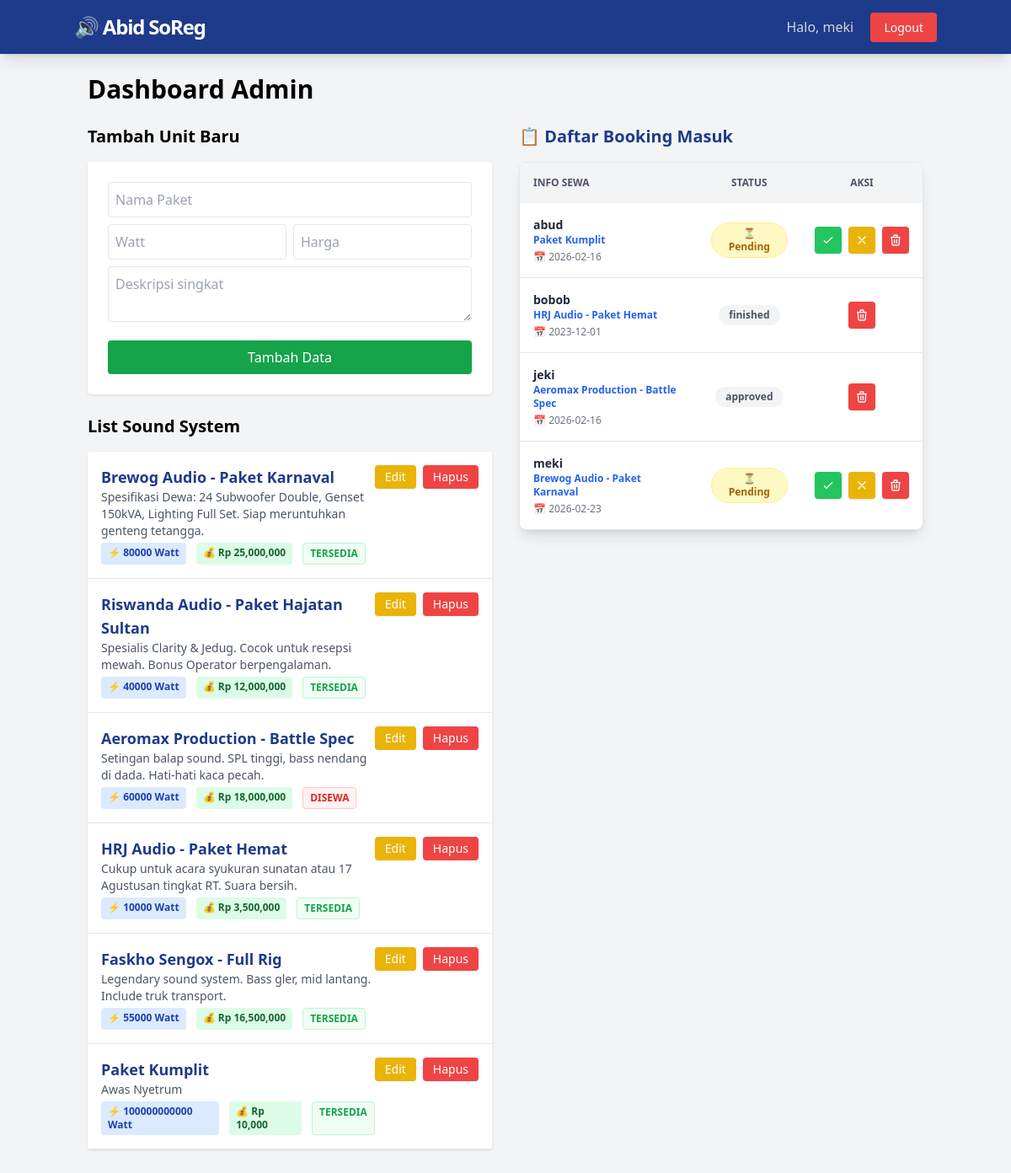
The page /admin/dashboard (signed in) on the database as committed earlier.
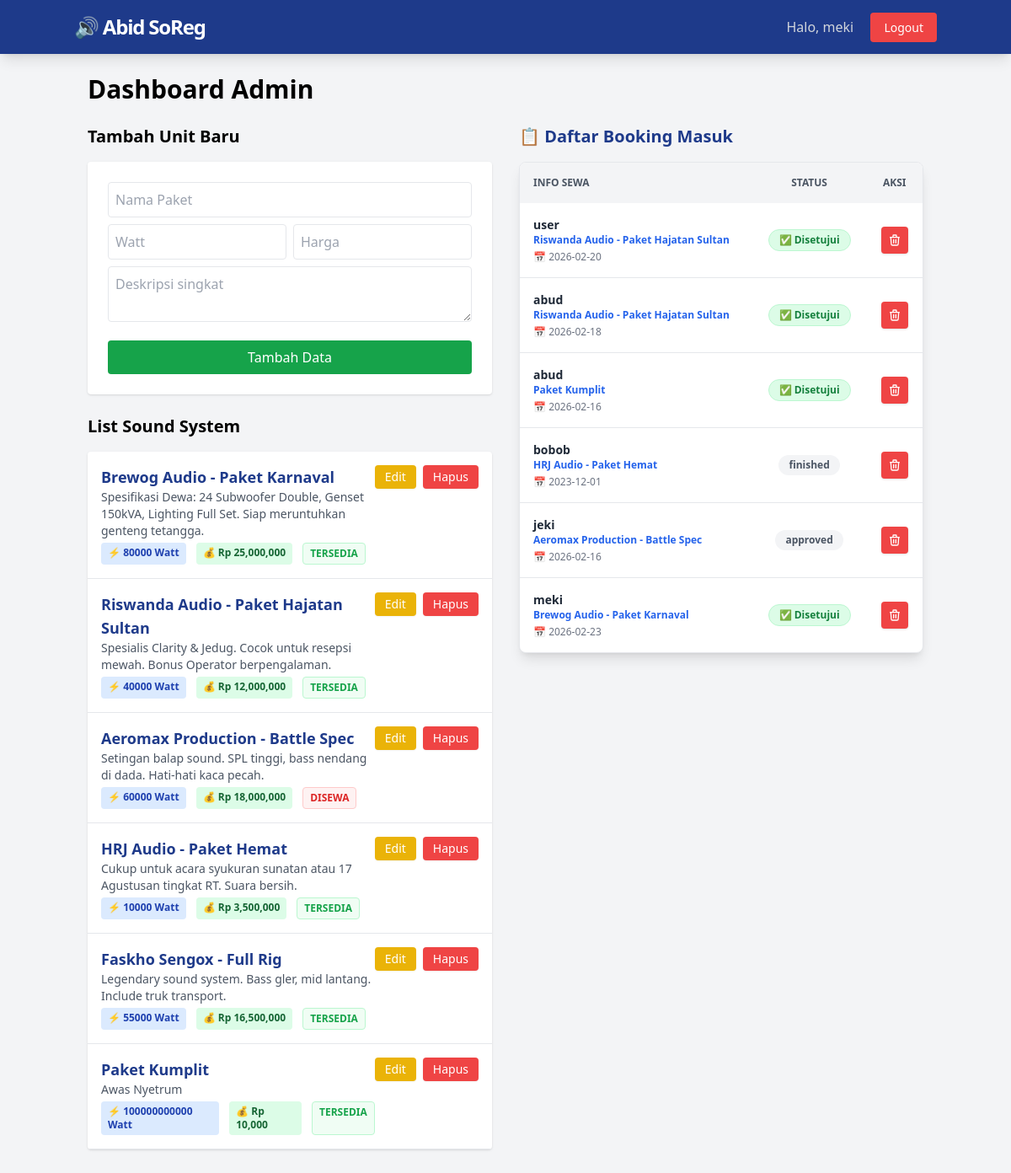
The same page on the database as committed later.
### tables this page shows
CREATE TABLE users (
            id INTEGER PRIMARY KEY AUTOINCREMENT,
            username TEXT NOT NULL UNIQUE,
            password TEXT NOT NULL,
            role TEXT NOT NULL DEFAULT 'user'
        );

CREATE TABLE sound_systems (
            id INTEGER PRIMARY KEY AUTOINCREMENT,
            nama_paket TEXT NOT NULL,
            daya_watt INTEGER NOT NULL,
            harga_sewa INTEGER NOT NULL,
            status TEXT NOT NULL DEFAULT 'tersedia',
            deskripsi TEXT
        );

CREATE TABLE bookings (
            id INTEGER PRIMARY KEY AUTOINCREMENT,
            user_id INTEGER NOT NULL,
            sound_id INTEGER NOT NULL,
            tanggal_sewa TEXT NOT NULL,
            status_booking TEXT DEFAULT 'pending',
            FOREIGN KEY (user_id) REFERENCES users (id),
            FOREIGN KEY (sound_id) REFERENCES sound_systems (id)
        );

### app.py (the view)
@app.route('/admin/dashboard')
@login_required
@admin_required
def admin_dashboard():
    conn = get_db_connection()
    sounds = conn.execute('SELECT * FROM sound_systems').fetchall()
    bookings = conn.execute('''
        SELECT b.id, u.username, s.nama_paket, b.tanggal_sewa, b.status_booking
        FROM bookings b
        JOIN users u ON b.user_id = u.id
        JOIN sound_systems s ON b.sound_id = s.id
        ORDER BY b.id DESC
    ''').fetchall()
    conn.close()
    return render_template('admin_dashboard.html', sounds=sounds, bookings=bookings)

### app.py (called while the page is built)
def login_required(f):
    @wraps(f)
    def decorated_function(*args, **kwargs):
        if 'user_id' not in session:
            flash('Silakan login terlebih dahulu.', 'error')
            return redirect(url_for('login'))
        return f(*args, **kwargs)
    return decorated_function

def admin_required(f):
    @wraps(f)
    def decorated_function(*args, **kwargs):
        if session.get('role') != 'admin':
            flash('Akses ditolak. Halaman ini khusus Admin.', 'error')
            return redirect(url_for('dashboard'))
        return f(*args, **kwargs)
    return decorated_function

### db_config.py (called while the page is built)
def get_db_connection():
    conn = sqlite3.connect(DB_NAME)
    conn.row_factory = sqlite3.Row
    return conn

### templates/admin_dashboard.html
{% extends 'base.html' %}
{% block content %}
<div class="flex justify-between items-center mb-6">
    <h2 class="text-3xl font-bold">Dashboard Admin</h2>
</div>
<div class="grid grid-cols-1 lg:grid-cols-2 gap-8">
    <div>
        <h3 class="text-xl font-semibold mb-4">Tambah Unit Baru</h3>
        <form action="{{ url_for('add_sound') }}" method="POST" class="bg-white p-6 rounded shadow mb-6">
            <input type="text" name="nama_paket" placeholder="Nama Paket" required class="w-full border p-2 mb-2 rounded">
            <div class="flex gap-2 mb-2">
                <input type="number" name="daya_watt" placeholder="Watt" required class="w-1/2 border p-2 rounded">
                <input type="number" name="harga_sewa" placeholder="Harga" required class="w-1/2 border p-2 rounded">
            </div>
            <textarea name="deskripsi" placeholder="Deskripsi singkat" class="w-full border p-2 mb-4 rounded"></textarea>
            <button type="submit" class="bg-green-600 text-white px-4 py-2 rounded hover:bg-green-700 w-full">Tambah Data</button>
        </form>
        <h3 class="text-xl font-semibold mb-4">List Sound System</h3>
        <div class="bg-white rounded shadow overflow-hidden">
            {% for sound in sounds %}
            <div class="flex justify-between items-start border-b p-4 hover:bg-gray-50 transition">
                <div>
                    <div class="font-bold text-lg text-blue-900">{{ sound.nama_paket }}</div>
                    <div class="text-sm text-gray-600 mb-1">{{ sound.deskripsi }}</div>
                    <div class="flex gap-3 text-xs font-semibold">
                        <span class="bg-blue-100 text-blue-800 px-2 py-1 rounded">⚡ {{ sound.daya_watt }} Watt</span>
                        <span class="bg-green-100 text-green-800 px-2 py-1 rounded">💰 Rp {{ "{:,.0f}".format(sound.harga_sewa) }}</span>
                        <span class="px-2 py-1 rounded border {{ 'bg-green-50 text-green-600 border-green-200' if sound.status == 'tersedia' else 'bg-red-50 text-red-600 border-red-200' }}">
                            {{ sound.status|upper }}
                        </span>
                    </div>
                </div>
                <div class="flex gap-2">
                    <a href="{{ url_for('edit_sound', id=sound.id) }}"
                    class="bg-yellow-500 text-white px-3 py-1 rounded text-sm hover:bg-yellow-600 shadow-sm">
                    Edit
                    </a>
                    <a href="{{ url_for('delete_sound', id=sound.id) }}"
                    class="bg-red-500 text-white px-3 py-1 rounded text-sm hover:bg-red-600 shadow-sm"
                    onclick="return confirm('Yakin ingin menghapus paket {{ sound.nama_paket }}?')">
                    Hapus
                    </a>
                </div>
            </div>
            {% endfor %}
        </div>
    </div>
<div>
        <h3 class="text-xl font-semibold mb-4 text-blue-900 flex items-center gap-2">
            📋 Daftar Booking Masuk
        </h3>
        <div class="bg-white rounded-lg shadow-lg overflow-hidden border border-gray-200">
            <div class="overflow-x-auto">
                <table class="w-full text-left text-sm">
                    <thead class="bg-gray-100 text-gray-600 uppercase text-xs font-bold">
                        <tr>
                            <th class="p-4">Info Sewa</th>
                            <th class="p-4 text-center">Status</th>
                            <th class="p-4 text-center">Aksi</th>
                        </tr>
                    </thead>
                    <tbody class="divide-y divide-gray-200">
                        {% for book in bookings %}
                        <tr class="hover:bg-gray-50 transition">
                            <td class="p-4">
                                <div class="font-bold text-gray-800">{{ book.username }}</div>
                                <div class="text-xs text-blue-600 font-semibold mb-1">{{ book.nama_paket }}</div>
                                <div class="text-xs text-gray-500 flex items-center gap-1">
                                    📅 {{ book.tanggal_sewa }}
                                </div>
                            </td>
                            <td class="p-4 text-center">
                                {% if book.status_booking == 'pending' %}
                                    <span class="inline-block px-3 py-1 rounded-full text-xs font-bold bg-yellow-100 text-yellow-700 border border-yellow-200">
                                        ⏳ Pending
                                    </span>
                                {% elif book.status_booking == 'disetujui' %}
                                    <span class="inline-block px-3 py-1 rounded-full text-xs font-bold bg-green-100 text-green-700 border border-green-200">
                                        ✅ Disetujui
                                    </span>
                                {% elif book.status_booking == 'ditolak' %}
                                    <span class="inline-block px-3 py-1 rounded-full text-xs font-bold bg-red-100 text-red-700 border border-red-200">
                                        ❌ Ditolak
                                    </span>
                                {% else %}
                                    <span class="inline-block px-3 py-1 rounded-full text-xs font-bold bg-gray-100 text-gray-600">
                                        {{ book.status_booking }}
                                    </span>
                                {% endif %}
                            </td>
                            <td class="p-4 text-center">
                                <div class="flex justify-center gap-2">
                                    {% if book.status_booking == 'pending' %}
                                        <a href="{{ url_for('booking_action', id=book.id, action='approve') }}"
                                           class="bg-green-500 hover:bg-green-600 text-white p-2 rounded shadow transition"
                                           title="Terima Booking">
                                            <svg xmlns="http://www.w3.org/2000/svg" class="h-4 w-4" fill="none" viewBox="0 0 24 24" stroke="currentColor">
                                                <path stroke-linecap="round" stroke-linejoin="round" stroke-width="2" d="M5 13l4 4L19 7" />
                                            </svg>
                                        </a>
                                        <a href="{{ url_for('booking_action', id=book.id, action='reject') }}"
                                           class="bg-yellow-500 hover:bg-yellow-600 text-white p-2 rounded shadow transition"
                                           title="Tolak Booking"
                                           onclick="return confirm('Yakin ingin menolak booking ini?')">
                                            <svg xmlns="http://www.w3.org/2000/svg" class="h-4 w-4" fill="none" viewBox="0 0 24 24" stroke="currentColor">
                                                <path stroke-linecap="round" stroke-linejoin="round" stroke-width="2" d="M6 18L18 6M6 6l12 12" />
                                            </svg>
                                        </a>
                                    {% endif %}
                                    <a href="{{ url_for('booking_action', id=book.id, action='delete') }}"
                                       class="bg-red-500 hover:bg-red-600 text-white p-2 rounded shadow transition"
                                       title="Hapus Data"
                                       onclick="return confirm('Hapus permanen data booking ini?')">
                                        <svg xmlns="http://www.w3.org/2000/svg" class="h-4 w-4" fill="none" viewBox="0 0 24 24" stroke="currentColor">
                                            <path stroke-linecap="round" stroke-linejoin="round" stroke-width="2" d="M19 7l-.867 12.142A2 2 0 0116.138 21H7.862a2 2 0 01-1.995-1.858L5 7m5 4v6m4-6v6m1-10V4a1 1 0 00-1-1h-4a1 1 0 00-1 1v3M4 7h16" />
                                        </svg>
                                    </a>
                                </div>
                            </td>
                        </tr>
                        {% else %}
                        <tr>
                            <td colspan="3" class="p-8 text-center text-gray-400">
                                <p>Belum ada booking masuk.</p>
                            </td>
                        </tr>
                        {% endfor %}
                    </tbody>
                </table>
            </div>
        </div>
    </div>
</div>
{% endblock %}

### templates/base.html (shortened to what this page needs)
<!DOCTYPE html>
<html lang="id">
<head>
    <script src="https://cdn.tailwindcss.com"></script>
</head>
<body class="bg-gray-100 min-h-screen font-sans">
    <nav class="bg-blue-900 text-white p-4 shadow-lg">
        <div class="container mx-auto flex justify-between items-center">
            <a href="/" class="text-2xl font-bold tracking-tighter">🔊 Abid SoReg</a>
            <div>
                {% if session.user_id %}
                    <span class="mr-4 text-gray-300">Halo, {{ session.username }}</span>
                    <a href="{{ url_for('logout') }}" class="bg-red-500 hover:bg-red-600 px-4 py-2 rounded text-sm">Logout</a>
                {% else %}
                    <a href="{{ url_for('login') }}" class="hover:text-gray-300 mr-4">Login</a>
                    <a href="{{ url_for('register') }}" class="bg-blue-600 hover:bg-blue-700 px-4 py-2 rounded">Daftar</a>
                {% endif %}
            </div>
        </div>
    </nav>
    <div class="container mx-auto mt-6 px-4 pb-10">
        {% block content %}{% endblock %}
    </div>
</body>
</html>

Rows that differ between the two databases and show on the page:
added bookings: username "user", nama_paket "Riswanda Audio - Paket Hajatan Sultan", tanggal_sewa "2026-02-20", status_booking "✅ Disetujui"
added bookings: username "abud", nama_paket "Riswanda Audio - Paket Hajatan Sultan", tanggal_sewa "2026-02-18", status_booking "✅ Disetujui"
changed bookings "Paket Kumplit": status_booking "⏳ Pending" → "✅ Disetujui"
changed bookings "meki": status_booking "⏳ Pending" → "✅ Disetujui"
